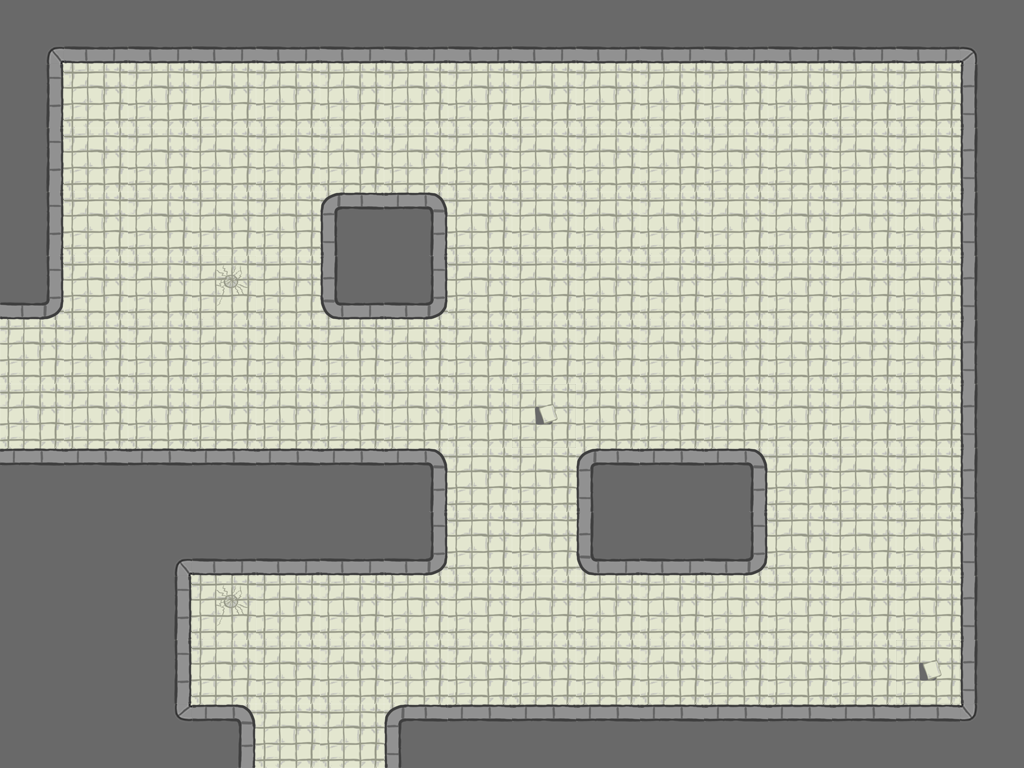

A 2D game scene composited from a Tiled map and its tileset images. What follows is a short description and the map's XML, with every tile layer's data as written:
An orthogonal 16x12 tile map with 64x64 px tiles, 1 tile layer (Tiles) and 6 objects (2x Door, 2x Turret, ProximityMine, Loot).

<map version="1.0" orientation="orthogonal" width="16" height="12" tilewidth="64" tileheight="64">
 <tileset firstgid="1" name="tileset" tilewidth="64" tileheight="64">
  <image source="../TileSets/tileset.png" width="384" height="192" />
  <tile id="0">
   <properties>
    <property name="walkCost" value="100" />
   </properties>
  </tile>
  <tile id="1">
   <properties>
    <property name="walkCost" value="100" />
   </properties>
  </tile>
  <tile id="6">
   <properties>
    <property name="walkCost" value="100" />
   </properties>
  </tile>
 </tileset>
 <layer name="Tiles" width="16" height="12">
  <data>
   <tile gid="17" />
   <tile gid="4" />
   <tile gid="4" />
   <tile gid="4" />
   <tile gid="4" />
   <tile gid="4" />
   <tile gid="4" />
   <tile gid="4" />
   <tile gid="4" />
   <tile gid="4" />
   <tile gid="4" />
   <tile gid="4" />
   <tile gid="4" />
   <tile gid="4" />
   <tile gid="4" />
   <tile gid="16" />
   <tile gid="5" />
   <tile gid="1" />
   <tile gid="1" />
   <tile gid="1" />
   <tile gid="1" />
   <tile gid="1" />
   <tile gid="1" />
   <tile gid="1" />
   <tile gid="1" />
   <tile gid="1" />
   <tile gid="1" />
   <tile gid="1" />
   <tile gid="1" />
   <tile gid="1" />
   <tile gid="1" />
   <tile gid="6" />
   <tile gid="5" />
   <tile gid="1" />
   <tile gid="1" />
   <tile gid="1" />
   <tile gid="1" />
   <tile gid="1" />
   <tile gid="1" />
   <tile gid="1" />
   <tile gid="1" />
   <tile gid="1" />
   <tile gid="1" />
   <tile gid="1" />
   <tile gid="1" />
   <tile gid="1" />
   <tile gid="1" />
   <tile gid="6" />
   <tile gid="5" />
   <tile gid="1" />
   <tile gid="1" />
   <tile gid="1" />
   <tile gid="1" />
   <tile gid="10" />
   <tile gid="12" />
   <tile gid="1" />
   <tile gid="1" />
   <tile gid="1" />
   <tile gid="1" />
   <tile gid="1" />
   <tile gid="1" />
   <tile gid="1" />
   <tile gid="1" />
   <tile gid="6" />
   <tile gid="9" />
   <tile gid="1" />
   <tile gid="1" />
   <tile gid="2" />
   <tile gid="1" />
   <tile gid="11" />
   <tile gid="9" />
   <tile gid="1" />
   <tile gid="1" />
   <tile gid="1" />
   <tile gid="1" />
   <tile gid="1" />
   <tile gid="1" />
   <tile gid="1" />
   <tile gid="1" />
   <tile gid="6" />
   <tile gid="1" />
   <tile gid="1" />
   <tile gid="1" />
   <tile gid="1" />
   <tile gid="1" />
   <tile gid="1" />
   <tile gid="1" />
   <tile gid="1" />
   <tile gid="1" />
   <tile gid="1" />
   <tile gid="1" />
   <tile gid="1" />
   <tile gid="1" />
   <tile gid="1" />
   <tile gid="1" />
   <tile gid="6" />
   <tile gid="1" />
   <tile gid="1" />
   <tile gid="1" />
   <tile gid="1" />
   <tile gid="1" />
   <tile gid="1" />
   <tile gid="1" />
   <tile gid="1" />
   <tile gid="7" />
   <tile gid="1" />
   <tile gid="1" />
   <tile gid="1" />
   <tile gid="1" />
   <tile gid="1" />
   <tile gid="1" />
   <tile gid="6" />
   <tile gid="3" />
   <tile gid="3" />
   <tile gid="3" />
   <tile gid="3" />
   <tile gid="3" />
   <tile gid="3" />
   <tile gid="12" />
   <tile gid="1" />
   <tile gid="1" />
   <tile gid="10" />
   <tile gid="3" />
   <tile gid="12" />
   <tile gid="1" />
   <tile gid="1" />
   <tile gid="1" />
   <tile gid="6" />
   <tile gid="8" />
   <tile gid="8" />
   <tile gid="17" />
   <tile gid="4" />
   <tile gid="4" />
   <tile gid="4" />
   <tile gid="9" />
   <tile gid="1" />
   <tile gid="1" />
   <tile gid="11" />
   <tile gid="4" />
   <tile gid="9" />
   <tile gid="1" />
   <tile gid="1" />
   <tile gid="1" />
   <tile gid="6" />
   <tile gid="8" />
   <tile gid="8" />
   <tile gid="5" />
   <tile gid="2" />
   <tile gid="1" />
   <tile gid="1" />
   <tile gid="1" />
   <tile gid="1" />
   <tile gid="1" />
   <tile gid="1" />
   <tile gid="1" />
   <tile gid="1" />
   <tile gid="1" />
   <tile gid="1" />
   <tile gid="1" />
   <tile gid="6" />
   <tile gid="8" />
   <tile gid="8" />
   <tile gid="5" />
   <tile gid="1" />
   <tile gid="1" />
   <tile gid="1" />
   <tile gid="1" />
   <tile gid="1" />
   <tile gid="1" />
   <tile gid="1" />
   <tile gid="1" />
   <tile gid="1" />
   <tile gid="1" />
   <tile gid="1" />
   <tile gid="7" />
   <tile gid="6" />
   <tile gid="8" />
   <tile gid="8" />
   <tile gid="18" />
   <tile gid="12" />
   <tile gid="1" />
   <tile gid="1" />
   <tile gid="10" />
   <tile gid="3" />
   <tile gid="3" />
   <tile gid="3" />
   <tile gid="3" />
   <tile gid="3" />
   <tile gid="3" />
   <tile gid="3" />
   <tile gid="3" />
   <tile gid="15" />
  </data>
 </layer>
 <objectgroup name="Objects" width="16" height="12">
  <object name="ProximityMine" type="ProximityMine" x="99" y="104" width="128" height="128">
   <properties>
    <property name="shape" value="1" />
    <property name="timeOff" value="0" />
    <property name="timeOn" value="0" />
   </properties>
  </object>
  <object name="DoorYellow" type="Door" x="1" y="351" width="64" height="64">
   <properties>
    <property name="direction" value="left" />
    <property name="locked" value="0" />
   </properties>
  </object>
  <object name="Turret1" type="Turret" x="897" y="128" width="64" height="64">
   <properties>
    <property name="endAngle" value="90" />
    <property name="projectileType" value="1" />
    <property name="rateOfFire" value="9" />
    <property name="rateOfRotation" value="1" />
    <property name="rotationsFiring" value="1" />
    <property name="rotationsIdle" value="1" />
    <property name="startAngle" value="-90" />
   </properties>
  </object>
  <object name="DoorYellow" type="Door" x="287" y="701" width="64" height="64">
   <properties>
    <property name="direction" value="down" />
    <property name="locked" value="0" />
   </properties>
  </object>
  <object name="Turret1" type="Turret" x="515" y="384" width="64" height="64">
   <properties>
    <property name="endAngle" value="270" />
    <property name="projectileType" value="1" />
    <property name="rateOfFire" value="9" />
    <property name="rateOfRotation" value="1" />
    <property name="rotationsFiring" value="1" />
    <property name="rotationsIdle" value="1" />
    <property name="startAngle" value="0" />
   </properties>
  </object>
  <object name="Loot" type="Loot" x="347" y="92" width="78" height="75" />
 </objectgroup>
</map>
